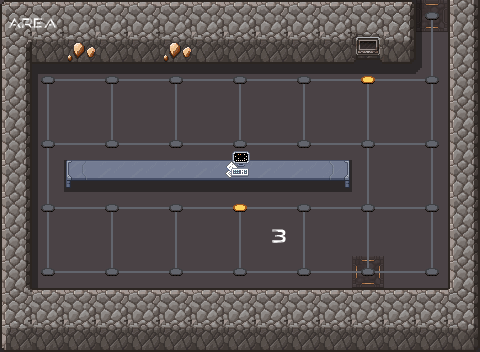

Tiled map render using the project's own tile images. Description and the whole map definition, tile-layer contents included, below:
An orthogonal 15x11 tile map with 32x32 px tiles, 8 tile layers (ground, sh, wall, line, ...), 6 tilesets.

<map version="1.10" tiledversion="1.10.2" orientation="orthogonal" renderorder="right-down" width="15" height="11" tilewidth="32" tileheight="32" infinite="0" nextlayerid="10" nextobjectid="1">
 <tileset firstgid="1" source="scifi_dungeon_tileset2.tsx" />
 <tileset firstgid="241" source="scifi_items.tsx" />
 <tileset firstgid="449" source="scifi_tileset_01.tsx" />
 <tileset firstgid="641" source="alien_spaceship_tileset2.tsx" />
 <tileset firstgid="881" source="scifi_dungeon_tileset.tsx" />
 <tileset firstgid="1073" source="scifi_items2.tsx" />
 <layer id="1" name="ground" width="15" height="11">
  <data encoding="csv">
151,151,151,151,151,151,151,151,151,151,151,151,151,182,151,
151,151,151,151,151,151,151,151,151,151,151,151,151,151,151,
151,151,151,151,151,151,151,151,151,151,151,151,151,151,151,
151,151,151,151,151,151,151,151,151,151,151,151,151,151,151,
151,151,151,151,151,151,151,151,151,151,151,151,151,151,151,
151,151,151,151,151,151,151,151,151,151,151,151,151,151,151,
151,151,151,151,151,151,151,151,151,151,151,151,151,151,151,
151,151,151,151,151,151,151,151,151,151,151,151,151,151,151,
151,151,151,151,151,151,151,151,151,151,151,183,151,151,151,
151,151,151,151,151,151,151,151,151,151,151,151,151,151,151,
151,151,151,151,151,151,151,151,151,151,151,151,151,151,151
</data>
 </layer>
 <layer id="6" name="sh" width="15" height="11" opacity="0.4">
  <data encoding="csv">
0,0,0,0,0,0,0,0,0,0,0,0,36,43,0,
0,0,36,36,0,36,0,0,0,0,0,36,36,43,0,
0,13,22,22,22,22,22,22,22,22,22,22,22,23,0,
0,43,0,0,0,0,0,0,0,0,0,0,0,0,0,
0,43,0,0,0,0,0,0,0,0,0,0,0,0,0,
0,43,910,910,910,910,910,910,910,910,910,0,0,0,0,
0,43,0,0,0,0,0,0,0,0,0,0,0,0,0,
0,43,0,0,0,0,0,0,0,0,0,0,0,0,0,
0,43,0,0,0,0,0,0,0,0,0,0,0,0,0,
0,0,0,0,0,0,0,0,0,0,0,0,0,0,0,
36,0,0,0,0,0,0,0,0,0,0,0,0,0,36
</data>
 </layer>
 <layer id="2" name="wall" width="15" height="11">
  <data encoding="csv">
34,53,53,53,53,53,53,53,53,53,53,53,32,0,28,
71,82,106,82,82,106,82,82,82,82,82,113,83,0,28,
28,0,0,0,0,0,0,0,0,0,0,0,0,0,28,
28,0,0,0,0,0,0,0,0,0,0,0,0,0,28,
28,0,0,0,0,0,0,0,0,0,0,0,0,0,28,
28,0,0,0,0,0,0,0,0,0,0,0,0,0,28,
28,0,0,0,0,0,0,0,0,0,0,0,0,0,28,
28,0,0,0,0,0,0,0,0,0,0,0,0,0,28,
28,0,0,0,0,0,0,0,0,0,0,0,0,0,28,
72,53,53,53,53,53,53,53,53,53,53,53,53,53,73,
81,82,82,82,82,82,82,82,82,82,82,82,82,82,83
</data>
 </layer>
 <layer id="3" name="line" width="15" height="11">
  <data encoding="csv">
0,0,0,0,0,0,0,0,0,0,0,0,0,2684354730,0,
0,0,0,0,0,0,0,0,0,0,0,0,0,3221225651,0,
0,2684354720,2684354739,3221225631,2684354739,3221225631,2684354739,3221225631,2684354739,3221225631,2684354739,3221225631,2684354739,1610612895,0,
0,3221225651,0,3221225651,0,3221225651,0,3221225651,0,3221225651,0,3221225651,0,3221225651,0,
0,2684354719,2684354739,159,2684354739,159,2684354739,159,2684354739,799,2684354739,169,2684354739,1610612895,0,
0,3221225651,0,0,0,0,0,0,0,0,0,179,0,3221225651,0,
0,2684354719,2684354739,3221225631,2684354739,3221225631,2684354739,3221225631,2684354739,3221226271,2684354739,169,2684354739,1610612895,0,
0,3221225651,0,3221225651,0,3221225651,0,3221225651,0,3221225651,0,3221225651,0,3221225651,0,
0,160,2684354739,159,2684354739,159,2684354739,159,2684354739,159,2684354739,159,2684354739,1610612896,0,
0,0,0,0,0,0,0,0,0,0,0,0,0,0,0,
0,0,0,0,0,0,0,0,0,0,0,0,0,0,0
</data>
 </layer>
 <layer id="4" name="point" width="15" height="11">
  <data encoding="csv">
0,0,0,0,0,0,0,0,0,0,0,0,0,168,0,
0,0,0,0,0,0,0,0,0,0,0,0,0,0,0,
0,168,0,168,0,168,0,168,0,168,0,158,0,168,0,
0,0,0,0,0,0,0,0,0,0,0,0,0,0,0,
0,168,0,168,0,168,0,168,0,168,0,168,0,168,0,
0,0,0,0,0,0,0,0,0,0,0,0,0,0,0,
0,168,0,168,0,168,0,158,0,168,0,168,0,168,0,
0,0,0,0,0,0,0,0,0,0,0,0,0,0,0,
0,168,0,168,0,168,0,168,0,168,0,168,0,168,0,
0,0,0,0,0,0,0,0,0,0,0,0,0,0,0,
0,0,0,0,0,0,0,0,0,0,0,0,0,0,0
</data>
 </layer>
 <layer id="7" name="Tile Layer 6" width="15" height="11">
  <data encoding="csv">
599,600,0,0,0,0,0,0,0,0,0,0,0,0,0,
0,0,0,0,0,0,0,0,0,0,0,0,0,0,0,
0,0,0,0,0,0,0,0,0,0,0,0,0,0,0,
0,0,0,0,0,0,0,0,0,0,0,0,0,0,0,
0,0,0,0,0,0,0,0,0,0,0,0,0,0,0,
0,0,313,314,314,314,314,314,314,314,315,0,0,0,0,
0,0,0,0,0,0,0,0,0,0,0,0,0,0,0,
0,0,0,0,0,0,0,0,604,0,0,0,0,0,0,
0,0,0,0,0,0,0,0,0,0,0,0,0,0,0,
0,0,0,0,0,0,0,0,0,0,0,0,0,0,0,
0,0,0,0,0,0,0,0,0,0,0,0,0,0,0
</data>
 </layer>
 <layer id="8" name="Tile Layer 7" width="15" height="11">
  <data encoding="csv">
0,0,0,0,0,0,0,0,0,0,0,0,0,0,0,
0,0,0,0,0,0,0,0,0,0,0,0,0,0,0,
0,0,0,0,0,0,0,0,0,0,0,0,0,0,0,
0,0,0,0,0,0,0,0,0,0,0,0,0,0,0,
0,0,0,0,0,0,0,0,0,0,0,0,0,0,0,
0,0,0,0,0,0,0,283,0,0,0,0,0,0,0,
0,0,0,0,0,0,0,0,0,0,0,0,0,0,0,
0,0,0,0,0,0,0,0,0,0,0,0,0,0,0,
0,0,0,0,0,0,0,0,0,0,0,0,0,0,0,
0,0,0,0,0,0,0,0,0,0,0,0,0,0,0,
0,0,0,0,0,0,0,0,0,0,0,0,0,0,0
</data>
 </layer>
 <layer id="9" name="Tile Layer 8" width="15" height="11" offsetx="1" offsety="-25">
  <data encoding="csv">
0,0,0,0,0,0,0,0,0,0,0,0,0,0,0,
0,0,0,0,0,0,0,0,0,0,0,0,0,0,0,
0,0,0,0,0,0,0,0,0,0,0,0,0,0,0,
0,0,0,0,0,0,0,0,0,0,0,0,0,0,0,
0,0,0,0,0,0,0,0,0,0,0,0,0,0,0,
0,0,0,0,0,0,0,1089,0,0,0,0,0,0,0,
0,0,0,0,0,0,0,0,0,0,0,0,0,0,0,
0,0,0,0,0,0,0,0,0,0,0,0,0,0,0,
0,0,0,0,0,0,0,0,0,0,0,0,0,0,0,
0,0,0,0,0,0,0,0,0,0,0,0,0,0,0,
0,0,0,0,0,0,0,0,0,0,0,0,0,0,0
</data>
 </layer>
</map>
